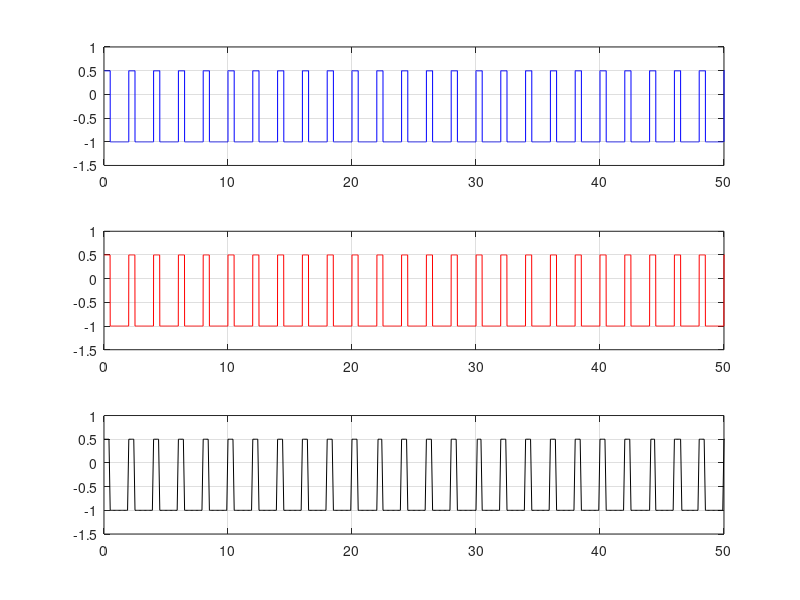

This figure's MATLAB source:
%%
%pt 2ms

t=0:0.001:100;
y=-0.25+0.75*square(pi*t,25);

subplot(3,1,1);
plot(t,y,'b');
axis([0 50 -1.5 1]);
grid on;

%%

%pt 20ms

t=0:0.01:100;
y=-0.25+0.75*square(pi*t,25);

subplot(3,1,2);
plot(t,y,'r');
axis([0 50 -1.5 1]);
grid on;

%%

%pt 200ms

t=0:0.1:100;
y=-0.25+0.75*square(pi*t,25);

subplot(3,1,3);
plot(t,y,'k');
axis([0 50 -1.5 1]);
grid on;